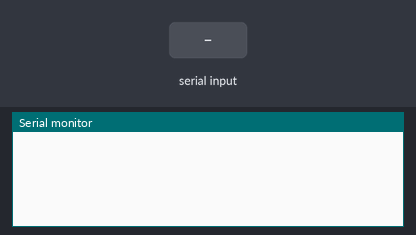
A sketch run on a simulated Arduino Uno, built with avr-gcc and run on an emulated ATmega328P. Shown: the last lines printed to the serial monitor. The test bench sets the inputs (shaded band).

Above: at 1.2 s.
1.3 s: "90,45\n" received over Serial
At 3.4 s:
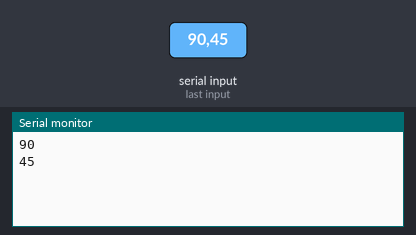
4.3 s: "30,150\n" received over Serial
At 6.5 s:
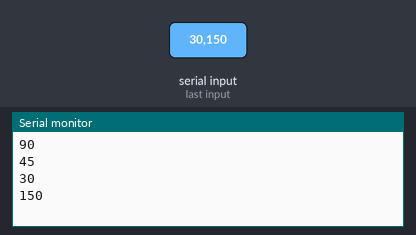
Timing chart, 0 to 8.0 s (numbered marks = the images above; inputs shaded):
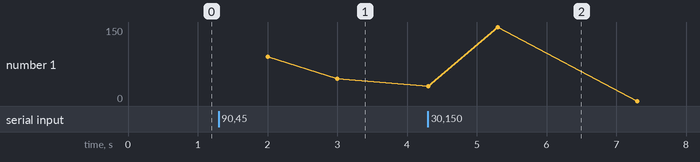

Measured:
- after the input at 1.3 s, the serial monitor: prints a new line after 0.70 s (image 1)
- after the input at 4.3 s, the serial monitor: prints a new line at once (image 2)

The sketch:

board4.ino
```cpp
// Define the RX pin to receive data from B3
#define RX_PIN 0  // Pin 0 for RX from B3

void setup() {
  // Start serial communication
  Serial.begin(9600);
}

void loop() {
  // Check if data is received from B3
  if (Serial.available() > 0) {
    int data = Serial.parseInt();  // Read data from B3
    Serial.println(data);          // Print data (for monitoring)


  }

  delay(1000);  // Delay before next loop
}
```
